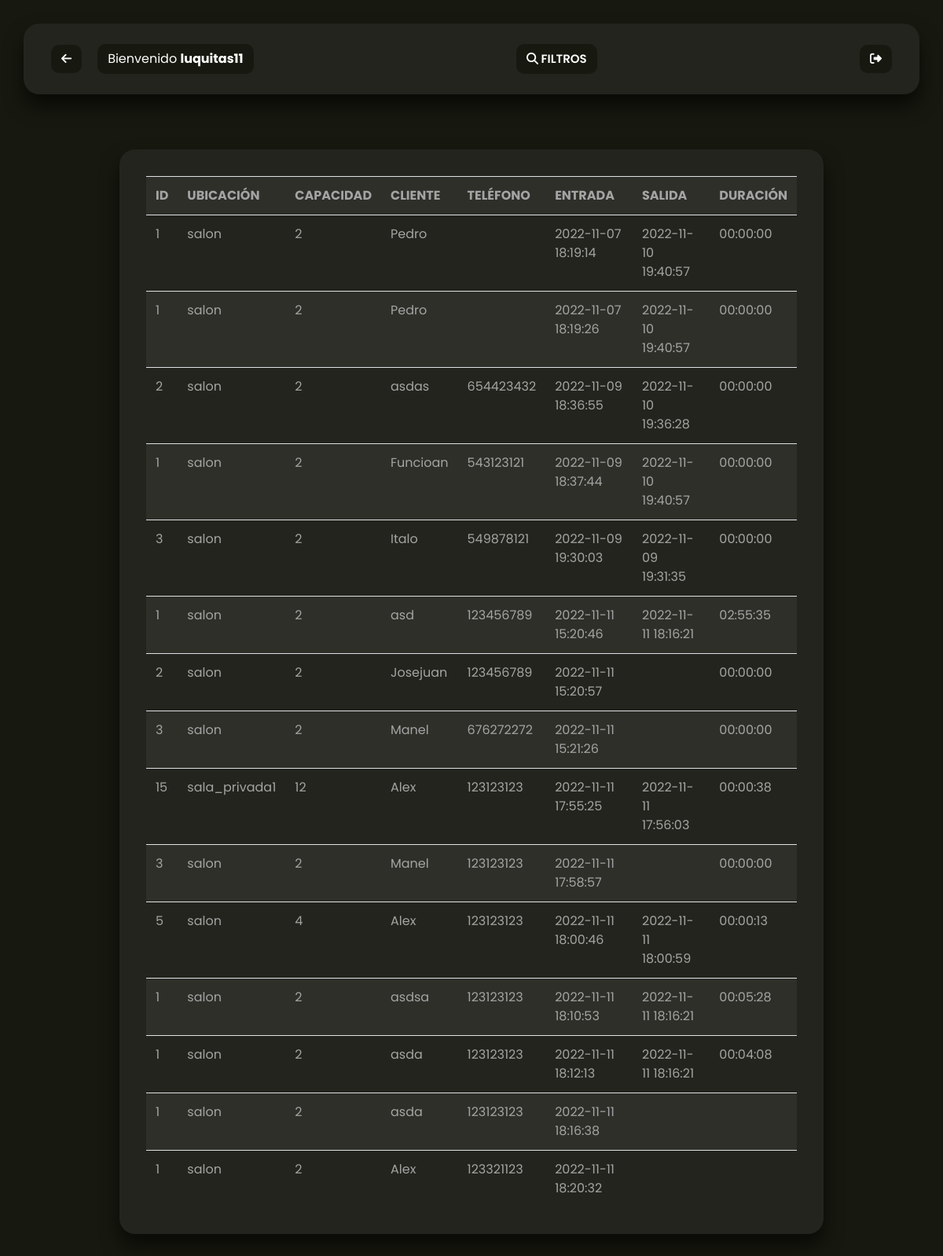
/view/estadisticasMan.php (signed in), run on the app's committed database.
### tables this page shows
CREATE TABLE IF NOT EXISTS `tbl_reserva` (
  `id_reserva` int(11) NOT NULL AUTO_INCREMENT,
  `id_user` int(11) NOT NULL,
  `id_mesa` int(11) NOT NULL,
  `nom_persona` varchar(20) NOT NULL,
  `apellido_persona` varchar(20) NOT NULL,
  `telefono_persona` char(9) NOT NULL,
  `hora_inici` datetime NOT NULL DEFAULT current_timestamp(),
  `hora_fi` datetime DEFAULT NULL,
  `duracion` time DEFAULT NULL,
  PRIMARY KEY (`id_reserva`),
  KEY `id_user` (`id_user`),
  KEY `id_mesa` (`id_mesa`)
);

CREATE TABLE IF NOT EXISTS `tbl_mesa` (
  `id_mesa` int(11) NOT NULL AUTO_INCREMENT,
  `ubicacion` varchar(20) NOT NULL,
  `capacidad` int(2) NOT NULL,
  `disponibilidad` varchar(10) NOT NULL,
  PRIMARY KEY (`id_mesa`)
);

### functions/funciones.php (called while the page is built, shortened)
<?php
function getReservas($id, $ubi, $client, $ocu) {
    require_once '../config/conexion.php';
    $sql =
    "SELECT tbl_mesa.id_mesa, `ubicacion`, `capacidad`, `nom_persona`, `telefono_persona`, `hora_inici`, `hora_fi`, `duracion`
    FROM `tbl_mesa`
    INNER JOIN `tbl_reserva`
    ON tbl_mesa.id_mesa = tbl_reserva.id_mesa
    WHERE tbl_mesa.id_mesa LIKE '%".$id."%' AND ubicacion LIKE '%".$ubi."%' AND nom_persona LIKE '%".$client."%' AND capacidad LIKE '%".$ocu."%';";
    $listado_estadisticas = mysqli_fetch_all(mysqli_query($conexion, $sql));
    return $listado_estadisticas;
}

### view/estadisticasMan.php (the view, shortened to what this page needs)
<!DOCTYPE html>
<html lang="en">
<head>
    <link rel="stylesheet" href="https://cdn.jsdelivr.net/npm/bootstrap@4.3.1/dist/css/bootstrap.min.css">
    <link rel="stylesheet" href="../css/estadisticasStyles.css">
</head>
<body>
    <?php
    require_once '../functions/funciones.php';
    ?>
    <div class="region-navbar">
        <nav class="widget-navbar">
            <ul>
                <div class="justify-start">
                    <li><a id="volver" href="./man.php"><i class="fa-solid fa-arrow-left"></i></a></li>
                    <li><p style="color: white;">Bienvenido <b><?php echo $_SESSION['username'] ?></b></p></li>
                </div>
                <li><a id="filtros" onclick="abrirFiltros()" href="#"><i class="fa-solid fa-magnifying-glass"></i> FILTROS</a></li>
                <div class="justify-end">
                    <li><a href="../functions/cerrarSesion.php"><i class="fa-solid fa-right-from-bracket"></i></a></li>
                </div>
            </ul>
        </nav>
    </div>
    <div class="region-rest">
        <div class="widget-rest" id="salon">
            <div class="container">
            <?php
                require_once '../functions/funciones.php';
                if (isset($_GET['btn_enviar'])) {
                    $id = $_GET['filtro-id'];
                    $ubi = $_GET['filtro-ubi'];
                    $client = $_GET['filtro-client'];
                    $ocu = $_GET['filtro-ocu'];
                } else {
                    $id = '';
                    $ubi = '';
                    $client = '';
                    $ocu = '';
                }
                $listado_estadisticas = getReservas($id, $ubi, $client, $ocu);
                echo '<table class="tablacrud table table-striped table-hover">';
                    echo '<tr class="bloqueado">';
                        echo '<th>ID</th>';
                        echo '<th>UBICACIÓN</th>';
                        echo '<th>CAPACIDAD</th>';
                        echo '<th>CLIENTE</th>';
                        echo '<th>TELÉFONO</th>';
                        echo '<th>ENTRADA</th>';
                        echo '<th>SALIDA</th>';
                        echo '<th>DURACIÓN</th>';
                    echo '</tr>';
                    foreach ($listado_estadisticas as $registro) {
                        echo "<tr>";
                        for ($i=0; $i < count($registro); $i++) {
                            echo "<td>".$registro[$i]."</td>";
                        }
                        echo "</tr>";
                    }
                echo '</table>';
                ?>
            </div>
        </div>
    </div>
</body>
</html>

### css/estadisticasStyles.css (style rules this page uses)
body { background-color: #17180f; font-family: 'Poppins', sans-serif; }
p { margin: 0; }
* { padding: 0; margin: 0; text-decoration: none; list-style: none; box-sizing: border-box; }
.region-navbar { position: relative; width: 100%; padding: 30px; height: 150px; }
.region-navbar .widget-navbar { position: relative; width: 100%; height: 100%; background: rgba(71, 71, 71, 0.259); box-shadow: 0 15px 25px rgba(0, 0, 0, .6); border-radius: 20px; display: flex; align-items: center; padding: 25px; }
.region-navbar .widget-navbar ul { position: relative; display: flex; justify-content: center; width: 100%; margin: 0; }
.region-navbar .widget-navbar ul li { position: relative; justify-content: center; margin: 0px 10px; }
.justify-end { margin-left: auto; display: flex; align-items: center; }
.justify-start { margin-right: auto; display: flex; align-items: center; }
.region-navbar .widget-navbar ul li { background-color: #17180f; border-radius: 10px; padding: 7px 13px; display: flex; align-items: center; }
.region-navbar .widget-navbar ul li a { color: white; font-size: 15px; text-decoration: none; font-weight: 600; position: relative; }
.region-rest { position: relative; width: 100%; padding: 40px; display: flex; justify-content: center; align-items: center; height: calc(100vh - 150px); }
.region-rest .widget-rest { position: relative; width: 80%; height: 100%; background: rgba(71, 71, 71, 0.259); box-shadow: 0 15px 25px rgba(0, 0, 0, .6); border-radius: 20px; display: flex; justify-content: center; align-items: flex-start; padding: 34px; overflow-x: auto; }
.region-rest .widget-rest .container { width: 100%; padding: 0; margin: 0; }
.region-rest .widget-rest .container table { position: relative; width: 100%; padding: 30px; margin-bottom: 0; --bs-table-bg: #e32424; --bs-table-striped-bg: #ffffff; --bs-table-striped-color: rgb(208, 10, 10); --bs-table-active-bg: #bad726; --bs-table-active-color: rgb(250, 246, 251); --bs-table-hover-color: rgb(255, 255, 255); color: #a4a4a4; border-color: #373b3e; }
.table-striped tbody tr:nth-of-type(odd) { background-color: rgb(255 255 255 / 5%); }

### data on the page
tbl_reserva: id_mesa.id_mesa "1", id_mesa.ubicacion "salon", id_mesa.capacidad "2", nom_persona "Pedro", hora_inici "2022-11-07 18:19:14", hora_fi "2022-11-10 19:40:57", duracion "00:00:00"
tbl_reserva: id_mesa.id_mesa "1", id_mesa.ubicacion "salon", id_mesa.capacidad "2", nom_persona "Pedro", hora_inici "2022-11-07 18:19:26", hora_fi "2022-11-10 19:40:57", duracion "00:00:00"
tbl_reserva: id_mesa.id_mesa "2", id_mesa.ubicacion "salon", id_mesa.capacidad "2", nom_persona "asdas", telefono_persona "654423432", hora_inici "2022-11-09 18:36:55", hora_fi "2022-11-10 19:36:28", duracion "00:00:00"
tbl_reserva: id_mesa.id_mesa "1", id_mesa.ubicacion "salon", id_mesa.capacidad "2", nom_persona "Funcioan", telefono_persona "543123121", hora_inici "2022-11-09 18:37:44", hora_fi "2022-11-10 19:40:57", duracion "00:00:00"
tbl_reserva: id_mesa.id_mesa "3", id_mesa.ubicacion "salon", id_mesa.capacidad "2", nom_persona "Italo", telefono_persona "549878121", hora_inici "2022-11-09 19:30:03", hora_fi "2022-11-09 19:31:35", duracion "00:00:00"
tbl_reserva: id_mesa.id_mesa "1", id_mesa.ubicacion "salon", id_mesa.capacidad "2", nom_persona "asd", telefono_persona "123456789", hora_inici "2022-11-11 15:20:46", hora_fi "2022-11-11 18:16:21", duracion "02:55:35"
tbl_reserva: id_mesa.id_mesa "2", id_mesa.ubicacion "salon", id_mesa.capacidad "2", nom_persona "Josejuan", telefono_persona "123456789", hora_inici "2022-11-11 15:20:57", duracion "00:00:00"
tbl_reserva: id_mesa.id_mesa "3", id_mesa.ubicacion "salon", id_mesa.capacidad "2", nom_persona "Manel", telefono_persona "676272272", hora_inici "2022-11-11 15:21:26", duracion "00:00:00"
tbl_reserva: id_mesa.id_mesa "15", id_mesa.ubicacion "sala_privada1", id_mesa.capacidad "12", nom_persona "Alex", telefono_persona "123123123", hora_inici "2022-11-11 17:55:25", hora_fi "2022-11-11 17:56:03", duracion "00:00:38"
tbl_reserva: id_mesa.id_mesa "3", id_mesa.ubicacion "salon", id_mesa.capacidad "2", nom_persona "Manel", telefono_persona "123123123", hora_inici "2022-11-11 17:58:57", duracion "00:00:00"
tbl_reserva: id_mesa.id_mesa "5", id_mesa.ubicacion "salon", id_mesa.capacidad "4", nom_persona "Alex", telefono_persona "123123123", hora_inici "2022-11-11 18:00:46", hora_fi "2022-11-11 18:00:59", duracion "00:00:13"
tbl_reserva: id_mesa.id_mesa "1", id_mesa.ubicacion "salon", id_mesa.capacidad "2", nom_persona "asdsa", telefono_persona "123123123", hora_inici "2022-11-11 18:10:53", hora_fi "2022-11-11 18:16:21", duracion "00:05:28"
tbl_reserva: id_mesa.id_mesa "1", id_mesa.ubicacion "salon", id_mesa.capacidad "2", nom_persona "asda", telefono_persona "123123123", hora_inici "2022-11-11 18:12:13", hora_fi "2022-11-11 18:16:21", duracion "00:04:08"
tbl_reserva: id_mesa.id_mesa "1", id_mesa.ubicacion "salon", id_mesa.capacidad "2", nom_persona "asda", telefono_persona "123123123", hora_inici "2022-11-11 18:16:38"
tbl_reserva: id_mesa.id_mesa "1", id_mesa.ubicacion "salon", id_mesa.capacidad "2", nom_persona "Alex", telefono_persona "123321123", hora_inici "2022-11-11 18:20:32"

### other printed values
$_SESSION['username'] "luquitas11"
